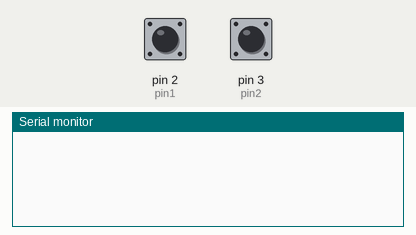
Recording of a sketch running on a simulated Arduino Uno, built with avr-gcc and run on an emulated ATmega328P. Shown: the last lines printed to the serial monitor. Inputs (shaded band) come from the test bench; at power-on: pin 2 (pin1) HIGH, pin 3 (pin2) HIGH.

Above: at 1.2 s.
1.3 s: pin 2 (pin1) pulled LOW for 0.15 s
At 2.6 s:
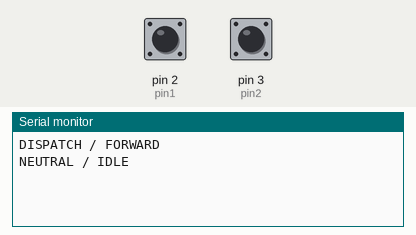
2.9 s: pin 3 (pin2) pulled LOW for 0.15 s
At 4.1 s:
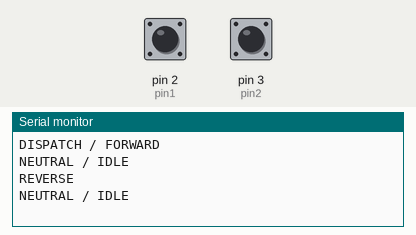
4.5 s: pin 2 (pin1) driven LOW and pin 3 (pin2) driven LOW
At 5.0 s:
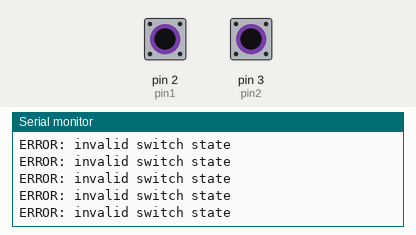

The sketch:

drive_direction_button.ino
```cpp
const int pin1 = 2; // forward
const int pin2 = 3; // reverse


int lastForward = HIGH;
int lastReverse = HIGH;

void setup(){
    pinMode(pin1, INPUT_PULLUP);
    pinMode(pin2, INPUT_PULLUP);
    Serial.begin(9600);
}

void loop(){
    int forwardState = digitalRead(pin1);
    int reverseState = digitalRead(pin2);


    if (lastForward == HIGH && forwardState == LOW) {
        Serial.println("DISPATCH / FORWARD");
    }


    if (lastReverse == HIGH && reverseState == LOW) {
        Serial.println("REVERSE");
    }


    if (forwardState == HIGH && reverseState == HIGH &&
        (lastForward == LOW || lastReverse == LOW)) {
        Serial.println("NEUTRAL / IDLE");
    }


    if (forwardState == LOW && reverseState == LOW) {
        Serial.println("ERROR: invalid switch state");
    }


    lastForward = forwardState;
    lastReverse = reverseState;
}
```

Measured:
- after the input at 1.3 s, the serial monitor: prints a new line at once (image 1)
- after the input at 2.9 s, the serial monitor: prints a new line at once (image 2)
- after the input at 4.5 s, the serial monitor: prints a new line at once (image 3)
